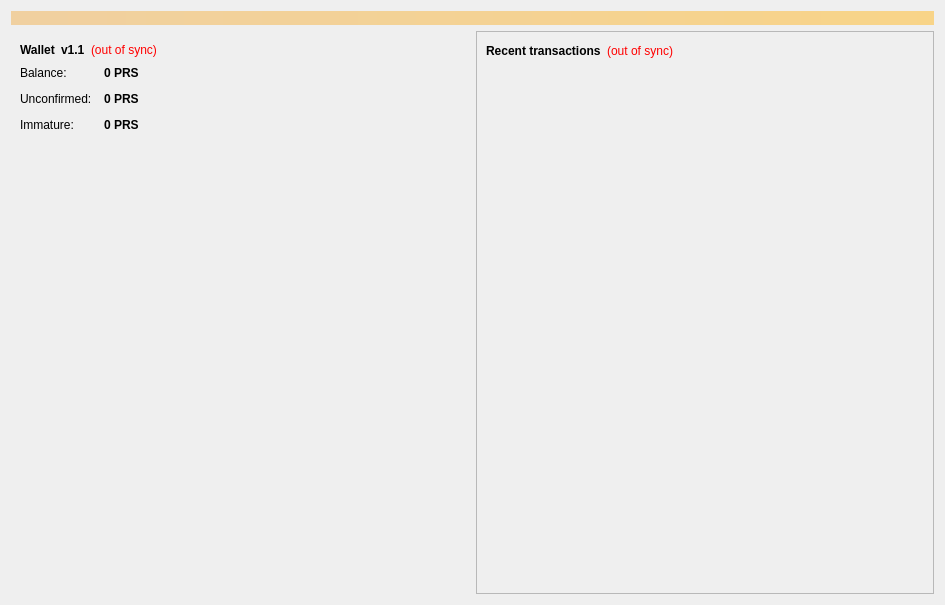
<?xml version="1.0" encoding="UTF-8"?>
<ui version="4.0">
 <class>OverviewPage</class>
 <widget class="QWidget" name="OverviewPage">
  <property name="geometry">
   <rect>
    <x>0</x>
    <y>0</y>
    <width>945</width>
    <height>605</height>
   </rect>
  </property>
  <property name="windowTitle">
   <string>Form</string>
  </property>
  <layout class="QVBoxLayout" name="verticalLayout_2">
   <item>
    <widget class="QLabel" name="labelAlerts">
     <property name="enabled">
      <bool>true</bool>
     </property>
     <property name="visible">
      <bool>false</bool>
     </property>
     <property name="styleSheet">
      <string notr="true">background-color: qlineargradient(x1: 0, y1: 0, x2: 1, y2: 0, stop:0 #F0D0A0, stop:1 #F8D488); color:#000000;</string>
     </property>
     <property name="wordWrap">
      <bool>true</bool>
     </property>
     <property name="margin">
      <number>3</number>
     </property>
    </widget>
   </item>
   <item>
    <layout class="QVBoxLayout" name="verticalLayout">
     <item>
      <layout class="QHBoxLayout" name="horizontalLayout_12" stretch="1,1">
       <item>
        <layout class="QVBoxLayout" name="verticalLayout_13">
         <item>
          <widget class="QFrame" name="frame_3">
           <property name="frameShape">
            <enum>QFrame::NoFrame</enum>
           </property>
           <property name="frameShadow">
            <enum>QFrame::Raised</enum>
           </property>
           <layout class="QVBoxLayout" name="verticalLayout_14">
            <item>
             <layout class="QHBoxLayout" name="horizontalLayout_13">
              <item>
               <widget class="QLabel" name="label_14">
                <property name="font">
                 <font>
                  <weight>75</weight>
                  <bold>true</bold>
                 </font>
                </property>
                <property name="text">
                 <string>Wallet</string>
                </property>
               </widget>
              </item>
              <item>
               <widget class="QLabel" name="label">
                <property name="font">
                 <font>
                  <weight>75</weight>
                  <bold>true</bold>
                 </font>
                </property>
                <property name="text">
                 <string>v1.1</string>
                </property>
               </widget>
              </item>
              <item>
               <widget class="QLabel" name="labelWalletStatus">
                <property name="toolTip">
                 <string>The displayed information may be out of date. Your wallet automatically synchronizes with the Preiscoin network after a connection is established, but this process has not completed yet.</string>
                </property>
                <property name="styleSheet">
                 <string notr="true">QLabel { color: red; }</string>
                </property>
                <property name="text">
                 <string notr="true">(out of sync)</string>
                </property>
                <property name="alignment">
                 <set>Qt::AlignLeading|Qt::AlignLeft|Qt::AlignVCenter</set>
                </property>
               </widget>
              </item>
              <item>
               <spacer name="horizontalSpacer_11">
                <property name="orientation">
                 <enum>Qt::Horizontal</enum>
                </property>
                <property name="sizeHint" stdset="0">
                 <size>
                  <width>40</width>
                  <height>20</height>
                 </size>
                </property>
               </spacer>
              </item>
             </layout>
            </item>
            <item>
             <layout class="QFormLayout" name="formLayout_5">
              <property name="fieldGrowthPolicy">
               <enum>QFormLayout::AllNonFixedFieldsGrow</enum>
              </property>
              <property name="horizontalSpacing">
               <number>12</number>
              </property>
              <property name="verticalSpacing">
               <number>12</number>
              </property>
              <item row="0" column="0">
               <widget class="QLabel" name="label_15">
                <property name="text">
                 <string>Balance:</string>
                </property>
               </widget>
              </item>
              <item row="0" column="1">
               <widget class="QLabel" name="labelBalance">
                <property name="font">
                 <font>
                  <weight>75</weight>
                  <bold>true</bold>
                 </font>
                </property>
                <property name="cursor">
                 <cursorShape>IBeamCursor</cursorShape>
                </property>
                <property name="toolTip">
                 <string>Your current balance</string>
                </property>
                <property name="text">
                 <string notr="true">0 PRS</string>
                </property>
                <property name="textInteractionFlags">
                 <set>Qt::LinksAccessibleByMouse|Qt::TextSelectableByKeyboard|Qt::TextSelectableByMouse</set>
                </property>
               </widget>
              </item>
              <item row="1" column="0">
               <widget class="QLabel" name="label_16">
                <property name="text">
                 <string>Unconfirmed:</string>
                </property>
               </widget>
              </item>
              <item row="1" column="1">
               <widget class="QLabel" name="labelUnconfirmed">
                <property name="font">
                 <font>
                  <weight>75</weight>
                  <bold>true</bold>
                 </font>
                </property>
                <property name="cursor">
                 <cursorShape>IBeamCursor</cursorShape>
                </property>
                <property name="toolTip">
                 <string>Total of transactions that have yet to be confirmed, and do not yet count toward the current balance</string>
                </property>
                <property name="text">
                 <string notr="true">0 PRS</string>
                </property>
                <property name="textInteractionFlags">
                 <set>Qt::LinksAccessibleByMouse|Qt::TextSelectableByKeyboard|Qt::TextSelectableByMouse</set>
                </property>
               </widget>
              </item>
              <item row="2" column="0">
               <widget class="QLabel" name="labelImmatureText">
                <property name="text">
                 <string>Immature:</string>
                </property>
               </widget>
              </item>
              <item row="2" column="1">
               <widget class="QLabel" name="labelImmature">
                <property name="font">
                 <font>
                  <weight>75</weight>
                  <bold>true</bold>
                 </font>
                </property>
                <property name="toolTip">
                 <string>Mined balance that has not yet matured</string>
                </property>
                <property name="text">
                 <string notr="true">0 PRS</string>
                </property>
                <property name="textInteractionFlags">
                 <set>Qt::LinksAccessibleByMouse|Qt::TextSelectableByKeyboard|Qt::TextSelectableByMouse</set>
                </property>
               </widget>
              </item>
             </layout>
            </item>
           </layout>
          </widget>
         </item>
         <item>
          <spacer name="verticalSpacer_6">
           <property name="orientation">
            <enum>Qt::Vertical</enum>
           </property>
           <property name="sizeType">
            <enum>QSizePolicy::MinimumExpanding</enum>
           </property>
           <property name="sizeHint" stdset="0">
            <size>
             <width>20</width>
             <height>40</height>
            </size>
           </property>
          </spacer>
         </item>
         <item>
          <widget class="QFrame" name="frame_9">
           <property name="frameShape">
            <enum>QFrame::NoFrame</enum>
           </property>
           <property name="frameShadow">
            <enum>QFrame::Raised</enum>
           </property>
           <layout class="QVBoxLayout" name="verticalLayout_3"/>
          </widget>
         </item>
        </layout>
       </item>
       <item>
        <layout class="QVBoxLayout" name="verticalLayout_15">
         <item>
          <widget class="QFrame" name="frame_8">
           <property name="frameShape">
            <enum>QFrame::StyledPanel</enum>
           </property>
           <property name="frameShadow">
            <enum>QFrame::Raised</enum>
           </property>
           <layout class="QVBoxLayout" name="verticalLayout_16">
            <item>
             <layout class="QHBoxLayout" name="horizontalLayout_14">
              <item>
               <widget class="QLabel" name="label_17">
                <property name="text">
                 <string>&lt;b&gt;Recent transactions&lt;/b&gt;</string>
                </property>
               </widget>
              </item>
              <item>
               <widget class="QLabel" name="labelTransactionsStatus">
                <property name="toolTip">
                 <string>The displayed information may be out of date. Your wallet automatically synchronizes with the Preiscoin network after a connection is established, but this process has not completed yet.</string>
                </property>
                <property name="styleSheet">
                 <string notr="true">QLabel { color: red; }</string>
                </property>
                <property name="text">
                 <string notr="true">(out of sync)</string>
                </property>
                <property name="alignment">
                 <set>Qt::AlignRight|Qt::AlignTrailing|Qt::AlignVCenter</set>
                </property>
               </widget>
              </item>
              <item>
               <spacer name="horizontalSpacer_12">
                <property name="orientation">
                 <enum>Qt::Horizontal</enum>
                </property>
                <property name="sizeHint" stdset="0">
                 <size>
                  <width>40</width>
                  <height>20</height>
                 </size>
                </property>
               </spacer>
              </item>
             </layout>
            </item>
            <item>
             <widget class="QListView" name="listTransactions">
              <property name="styleSheet">
               <string notr="true">QListView { background: transparent; }</string>
              </property>
              <property name="frameShape">
               <enum>QFrame::NoFrame</enum>
              </property>
              <property name="verticalScrollBarPolicy">
               <enum>Qt::ScrollBarAlwaysOff</enum>
              </property>
              <property name="horizontalScrollBarPolicy">
               <enum>Qt::ScrollBarAlwaysOff</enum>
              </property>
              <property name="selectionMode">
               <enum>QAbstractItemView::NoSelection</enum>
              </property>
             </widget>
            </item>
            <item>
             <spacer name="verticalSpacer_5">
              <property name="orientation">
               <enum>Qt::Vertical</enum>
              </property>
              <property name="sizeType">
               <enum>QSizePolicy::MinimumExpanding</enum>
              </property>
              <property name="sizeHint" stdset="0">
               <size>
                <width>20</width>
                <height>40</height>
               </size>
              </property>
             </spacer>
            </item>
           </layout>
          </widget>
         </item>
        </layout>
       </item>
      </layout>
     </item>
    </layout>
   </item>
  </layout>
 </widget>
 <resources/>
 <connections/>
</ui>
